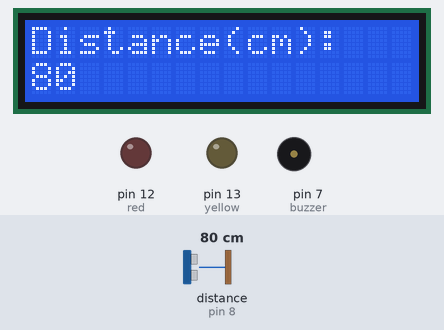
Bench run of a sketch on a simulated Arduino Uno, built with avr-gcc and run on an emulated ATmega328P. Parts: 16×2 character LCD, output pins drawn as LEDs (lit = HIGH), buzzer (waves = sounding, pin HIGH). Wiring (inferred from the names in the program): ultrasonic range finder: trigger pin 9; echo pin 8. The inputs (shaded band) are chosen by the test bench; at power-on: distance to the obstacle (sensor on pin 8) 80 cm. The echo pulse lasts 58.3 µs per cm; pins used as bus, display or sensor lines are not drawn; what the sketch prints to the serial monitor is not drawn.

Above: at 2.6 s.
2.7 s: distance to the obstacle (sensor on pin 8) set to 45 cm
At 5.6 s:
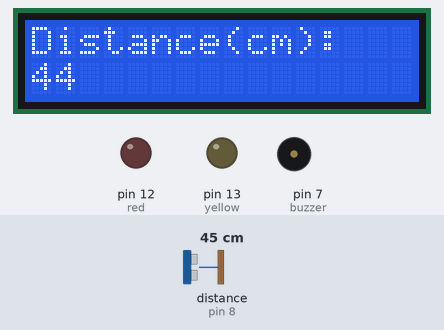
9.6 s: distance to the obstacle (sensor on pin 8) set to 37 cm
At 11.7 s:
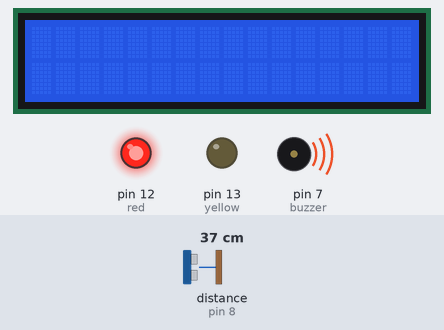
13.6 s: distance to the obstacle (sensor on pin 8) set to 60 cm
At 14.8 s:
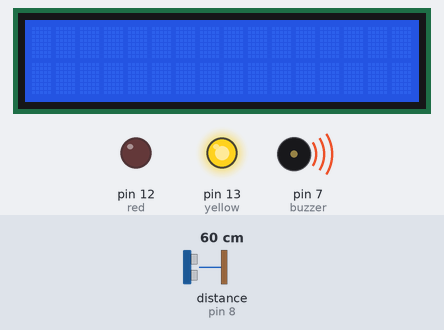
Timing chart, 0 to 23.4 s (numbered marks = the images above; inputs shaded):
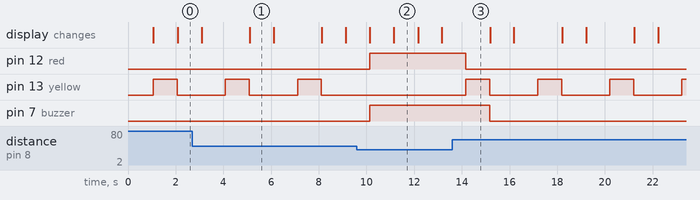

Measured:
- the behaviour switches between 41 and 40 cm on distance to the obstacle (sensor on pin 8) (found by bisection; images 1 and 2)
- after the input at 2.7 s, the display: first differs from a run without the input after 2.4 s (image 1)
- after the input at 9.6 s, pin 12 (red), pin 7 (buzzer): LOW → HIGH after 0.53 s; pin 13 (yellow): stays LOW (without the input it goes to HIGH after 0.53 s); the display: first changes after 0.54 s (image 2 shows a later state)
- after the input at 13.6 s, pin 12 (red): HIGH → LOW after 0.57 s; pin 13 (yellow): alternates HIGH for 1.0 s and LOW for 2.0 s, starting after 0.57 s; pin 7 (buzzer): HIGH → LOW after 1.6 s
- by itself, pin 13 (yellow): alternates HIGH for 1.0 s and LOW for 2.0 s
- what the display in image 1 shows lasts 1.0 s, from 5.1 s to 6.1 s

The sketch:

SmartPillar.ino
```cpp
#include <LiquidCrystal.h>
const int rs = 10, en = 2, d4 = 6, d5 = 3, d6 = 4, d7 = 5;
LiquidCrystal lcd(rs, en, d4, d5, d6, d7);

const int trigPin = 9;
const int echoPin = 8;
int red = 12;
int yellow = 13;
int buzzer =  7;
long duration, inches, cm;
void setup()
{
Serial.begin(9600);
pinMode(trigPin, OUTPUT);
pinMode(echoPin, INPUT);
pinMode(red, OUTPUT);
pinMode(yellow, OUTPUT);
pinMode(buzzer, OUTPUT);
delay(1000);
lcd.begin(16,2);
}

void loop(){
distance();
lights();
Serial.println("");
delay(10);
Serial.print("Distance(cm):");
lcd.home();
lcd.print("Distance(cm): ");
lcd.setCursor(0,1);
lcd.print(cm);
delay(1000);
lcd.clear();
Serial.print(cm);
Serial.println("");
delay(1000);
}

void distance(){
  digitalWrite(trigPin, LOW);
  delayMicroseconds(2);
  digitalWrite(trigPin, HIGH);
  delayMicroseconds(10);
  digitalWrite(trigPin, LOW);

  pinMode(echoPin, INPUT);
  duration = pulseIn(echoPin, HIGH);
  inches = microsecondsToInches(duration);
  cm = microsecondsToCentimeters(duration);
  }
long microsecondsToInches(long microseconds)
{
 return microseconds / 74 / 2;
}

long microsecondsToCentimeters(long microseconds)
{
   return microseconds / 29 / 2;
}

void lights(){
  if (cm<40){
    digitalWrite(red,HIGH);
    digitalWrite(yellow,LOW);
    digitalWrite(buzzer,HIGH);
    }
  else{
    digitalWrite(yellow,HIGH);
    digitalWrite(red,LOW);
    delay(1000);
    digitalWrite(yellow,LOW);
    digitalWrite(buzzer,LOW);
    }
  }
```
